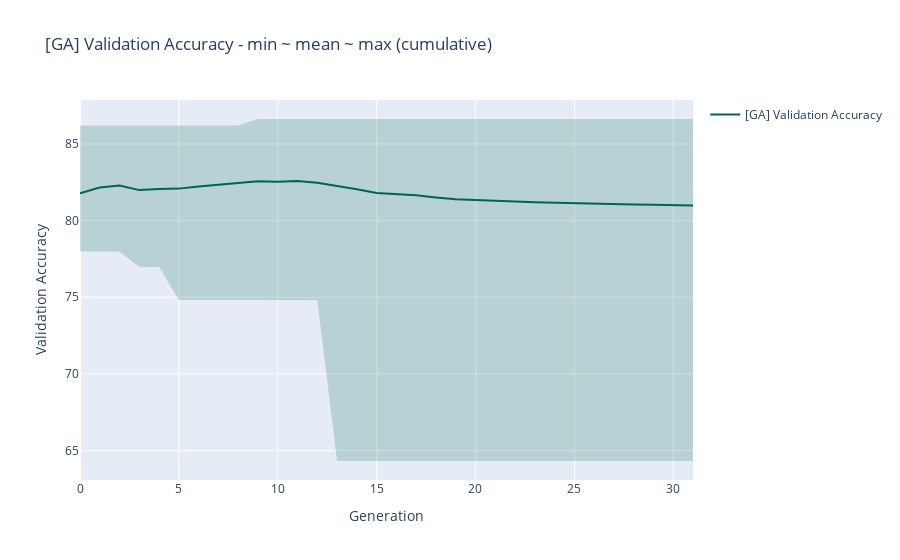

The cell this chart's notebook holds for it:
### Code cell
# Plot
x = list(range(0, 32))  # 0 ~ 31
x_rev = x[::-1]

fig = go.Figure()

fig.add_trace(go.Scatter(
    x=x+x_rev,
    y=val_acc_dict['max']+val_acc_dict['min'][::-1],
    fill='toself',
    fillcolor='rgba(0,100,80,0.2)',
    line_color='rgba(255,255,255,0)',
    showlegend=False,
#     name='Fair',
))


fig.add_trace(go.Scatter(
    x=x, y=val_acc_dict['mean'],
    line_color='rgb(0,100,80)',
    name='[GA] Validation Accuracy',
))

# Figure Layout
fig.update_layout(
    title='[GA] Validation Accuracy - min ~ mean ~ max (cumulative)',
    xaxis=dict(
        title='Generation',
    ),
    yaxis=dict(
        title='Validation Accuracy',
    ),
)

fig.update_traces(mode='lines')
fig.show()

### Figure 1 — Plotly figure (JSON) as saved in the notebook; plotly's stock layout.template omitted (floating-point values rounded to 4 significant figures)
{"data": [{"fill": "toself", "fillcolor": "rgba(0,100,80,0.2)", "line": {"color": "rgba(255,255,255,0)"}, "mode": "lines", "showlegend": false, "type": "scatter", "x": [0, 1, 2, 3, 4, 5, 6, 7, 8, 9, 10, 11, 12, 13, 14, 15, 16, 17, 18, 19, 20, 21, 22, 23, 24, 25, 26, 27, 28, 29, 30, 31, 31, 30, 29, 28, 27, 26, 25, 24, 23, 22, 21, 20, 19, 18, 17, 16, 15, 14, 13, 12, 11, 10, 9, 8, 7, 6, 5, 4, 3, 2, 1, 0], "y": [86.21, 86.21, 86.21, 86.21, 86.21, 86.21, 86.21, 86.21, 86.21, 86.63, 86.63, 86.63, 86.63, 86.63, 86.63, 86.63, 86.63, 86.63, 86.63, 86.63, 86.63, 86.63, 86.63, 86.63, 86.63, 86.63, 86.63, 86.63, 86.63, 86.63, 86.63, 86.63, 64.32, 64.32, 64.32, 64.32, 64.32, 64.32, 64.32, 64.32, 64.32, 64.32, 64.32, 64.32, 64.32, 64.32, 64.32, 64.32, 64.32, 64.32, 64.32, 74.81, 74.83, 74.83, 74.83, 74.83, 74.83, 74.83, 74.83, 76.97, 76.97, 77.99, 77.99, 77.99]}, {"line": {"color": "rgb(0,100,80)"}, "mode": "lines", "name": "[GA] Validation Accuracy", "type": "scatter", "x": [0, 1, 2, 3, 4, 5, 6, 7, 8, 9, 10, 11, 12, 13, 14, 15, 16, 17, 18, 19, 20, 21, 22, 23, 24, 25, 26, 27, 28, 29, 30, 31], "y": [81.78, 82.17, 82.3, 81.99, 82.07, 82.09, 82.22, 82.34, 82.48, 82.56, 82.54, 82.58, 82.47, 82.27, 82.05, 81.8, 81.72, 81.66, 81.51, 81.39, 81.35, 81.32, 81.26, 81.2, 81.17, 81.11, 81.1, 81.04, 81.05, 81.03, 80.99, 80.99]}], "layout": {"title": {"text": "[GA] Validation Accuracy - min ~ mean ~ max (cumulative)"}, "xaxis": {"title": {"text": "Generation"}}, "yaxis": {"title": {"text": "Validation Accuracy"}}}}
